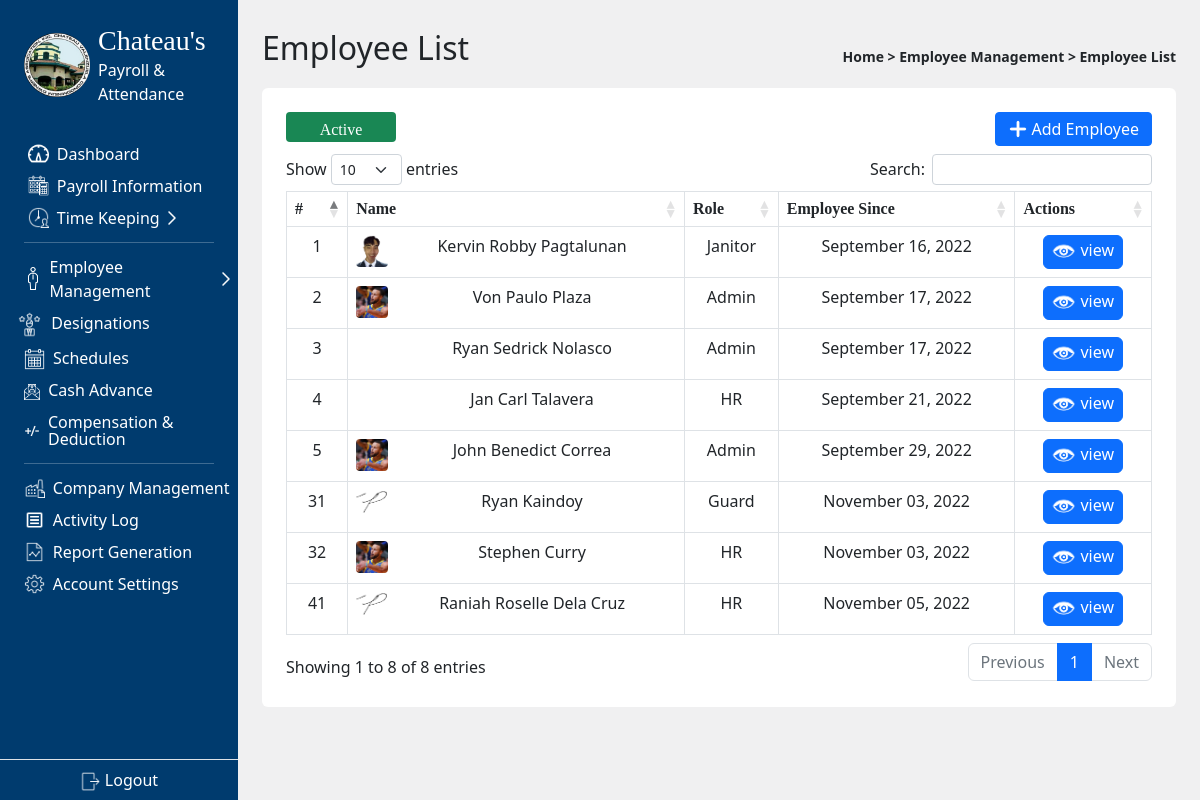
/admin/employee_list.php (signed in), run on the app's committed database.
### tables this page shows
CREATE TABLE `employeelist` (
  `id` int(11) NOT NULL,
  `date_added` date NOT NULL DEFAULT current_timestamp(),
  `employee_key` varchar(50) NOT NULL,
  `fingerprint_id` int(10) NOT NULL,
  `fName` varchar(50) NOT NULL,
  `mName` varchar(50) NOT NULL,
  `lName` varchar(50) NOT NULL,
  `employee_Role` int(11) NOT NULL,
  `Birthday` date NOT NULL,
  `civilStatus` varchar(50) NOT NULL,
  `SSS` varchar(100) NOT NULL,
  `Tax` varchar(100) NOT NULL,
  `Contact` varchar(50) NOT NULL,
  `Email` varchar(50) NOT NULL,
  `PhilHealth` varchar(50) NOT NULL,
  `Pagibig` varchar(50) NOT NULL,
  `Address` varchar(100) NOT NULL,
  `workType` varchar(50) NOT NULL,
  `sched` int(11) NOT NULL,
  `employee_status` varchar(50) NOT NULL,
  `ProfilePic` varchar(250) NOT NULL,
  `id1` varchar(250) NOT NULL,
  `id2` varchar(250) NOT NULL
);

CREATE TABLE `positions` (
  `id` int(11) NOT NULL,
  `description` varchar(100) NOT NULL,
  `rate` decimal(11,2) NOT NULL
);

### admin/employee_list.php (the view, shortened to what this page needs)
<?php
  include '../scripts.php';
  include '../connect.php';
  $type = (isset($_GET['type'])) ? $_GET['type'] : 'Active';
  $color = ($type == 'Active') ? "success" : "danger";
?>
<!DOCTYPE html>
<html lang="en">
<head>
  <link rel="stylesheet" href="../node_modules/sweetalert2/dist/sweetalert2.min.css">
</head>
<body class='d-flex bg-secondary bg-opacity-10' >
  <main class = 'container-fluid p-4 overflow-auto'>
    <header class="d-flex align-items-center justify-content-between">
      <p class='fs-2'>Employee List</p>
      <small class='fw-semibold text-dark'>
        Home > Employee Management > Employee List
      </small>
    </header>
    <div class="container p-4 bg-white rounded-2">
      <div class="mb-2 d-flex justify-content-between">
      <button id="toggle" class="btn btn-<?php echo $color?> toggleBTN rounded-1 text-white" style=""><?php echo $type?></button>
        <button class="btn btn-primary rounded-1 py-1 d-flex align-items-center gap-1" id ="new">
          <div>
            <img src="../img/btn_icons/add.png" alt="" style="width: 1.2rem">
          </div>
          <span>Add Employee</span>
        </button>
      </div>
      <table class='table table-bordered'>
        <thead>
          <tr>
            <th>#</th>
            <th>Name</th>
            <th>Role</th>
            <th>Employee Since</th>
            <th>Actions</th>
          </tr>
        </thead>
        <tbody>
          <?php
            $sql="Select * from `employeelist` where employee_status='$type'";
            $result=mysqli_query($con,$sql);
            if($result){
              while($row=mysqli_fetch_assoc($result)){
                $id=$row['id'];
                $date_added=$row['date_added'];
                $fName=$row['fName'];
                $lName=$row['lName'];
                $employee_Role=$row['employee_Role'];
                $sql2 = "SELECT * FROM positions WHERE id = $employee_Role";
                $result2 = $con->query($sql2);
                $rowPos = $result2->fetch_assoc();
                $posDesc = $rowPos['description'];
                $pic = $row['ProfilePic'];
                echo '
                <tr>
                <td>'.$id.'</td>
                <td>
                  <div class="rounded-1 float-start"
                  style="width: 2rem; height: 2rem;
                  background-position: center; background-size:cover; background-image: url('.$pic.');">  </div>'.$fName.' '.$lName.
                '</td>
                <td>'.$posDesc.'</td>
                <td>'.date('F d, Y', strtotime($date_added)).'</td>';
                echo '<td class ="d-flex justify-content-center">
                <a href="employee_view.php?viewid='.$id.'" class="btn btn-primary py-0 px-1 pe-2 d-flex align-items-center justify-content-center gap-0" style="width: max-content">
                  <div id = "pic" class=""
                  style="width: 2rem; height: 2rem; background-position: center; background-size:cover; background-image: url(../img/icons/view.png)">
                  </div>
                  <span class="mb-1 p-0" style="">view</span>
                </a>';
                echo '</td></tr>';
              }
            }
          ?>
        </tbody>
      </table>
    </div>
  </main>
</body>
</html>

### scripts.php (shortened to what this page needs)
<link rel="stylesheet" href="../plugin/jquery-ui-1.13.2.custom/jquery-ui.css">
<link rel="stylesheet" href="../plugin/DataTables-1.12.1/css/dataTables.bootstrap5.min.css">
<link rel="stylesheet" href="../node_modules/sweetalert2/dist/sweetalert2.min.css">
<link rel="stylesheet" href="../plugin/daterangepicker-master/daterangepicker.css">
<link href="../node_modules/@fortawesome/fontawesome-free/css/fontawesome.css" rel="stylesheet">
<link href="../node_modules/@fortawesome/fontawesome-free/css/brands.css" rel="stylesheet">
<link href="../node_modules/@fortawesome/fontawesome-free/css/solid.css" rel="stylesheet">
<link rel="stylesheet" href="../plugin/bootstrap/css/bootstrap.css">

### style.css (style rules this page uses)
.tables, th { padding-top: 10px; padding-bottom: 10px; border-collapse: collapse; font-family: mBold; }
.tables, td { padding: 8px; }
.tables, td, th { text-align: center; }
.toggleBTN { font-family: mThin; color:white; border-width: 0px; width: 110px; height: 30px; border-radius: 1rem; }

### data on the page
employeelist: id "1", ProfilePic (picture), fName "Kervin Robby", lName "Pagtalunan", positions.description "Janitor", date_added "September 16, 2022"
employeelist: id "2", ProfilePic (picture), fName "Von Paulo", lName "Plaza", positions.description "Admin", date_added "September 17, 2022"
employeelist: id "3", fName "Ryan Sedrick", lName "Nolasco", positions.description "Admin", date_added "September 17, 2022"
employeelist: id "4", fName "Jan Carl", lName "Talavera", positions.description "HR", date_added "September 21, 2022"
employeelist: id "5", ProfilePic (picture), fName "John Benedict", lName "Correa", positions.description "Admin", date_added "September 29, 2022"
employeelist: id "31", ProfilePic (picture), fName "Ryan", lName "Kaindoy", positions.description "Guard", date_added "November 03, 2022"
employeelist: id "32", ProfilePic (picture), fName "Stephen", lName "Curry", positions.description "HR", date_added "November 03, 2022"
employeelist: id "41", ProfilePic (picture), fName "Raniah Roselle", lName "Dela Cruz", positions.description "HR", date_added "November 05, 2022"

### other printed values
$type "Active"
